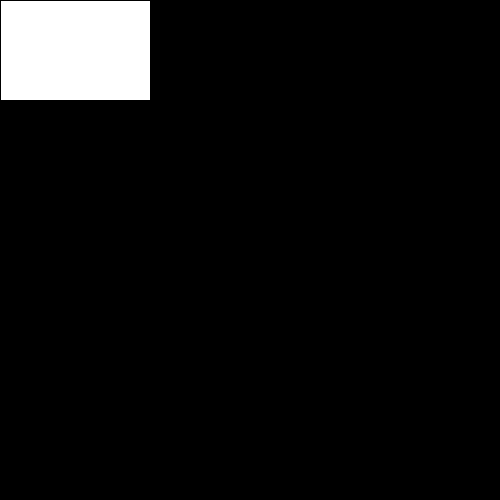
Frame 1 (no input)
Frame 60 (the mouse pressed at the canvas centre just before this capture): identical to frame 1, image omitted
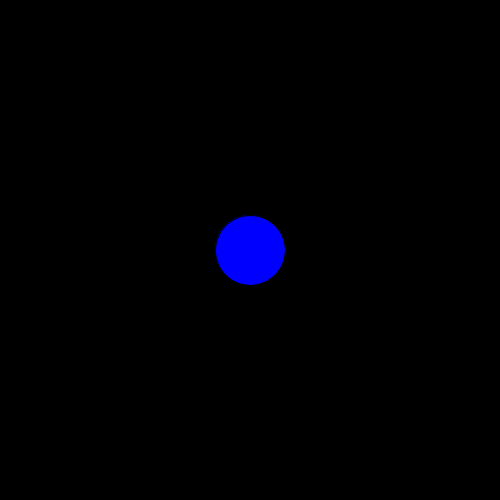
Frame 120 (the mouse held since frame 60 and released just before this capture)

The Processing sketch that drew these frames (run headless with seeded random() and noise(); from frame 60 on, the mouse is pressed at the canvas centre):

// Processing sketch: pena_ElseIf
// ── pena_ElseIf.pde
void setup (){
  size(500, 500);
  background(0);
}

void draw (){
  background(0);
  
  if(mouseX >= width/2){
    fill(0, 0, 255);
    ellipse(mouseX, mouseY, 70, 70);
    
  }
  
  else if(mouseX >= width/4){
    fill(255, 0, 0);
    rect(mouseX, mouseY, 50, 50);
  }
  
  else{
    fill(255);
    rect(mouseX, mouseY, 150, 100);
  }
}
